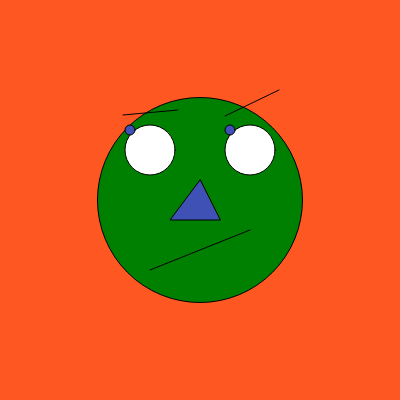
Frame 1 (no input)
Frame 60 (no input): identical to frame 1, image omitted
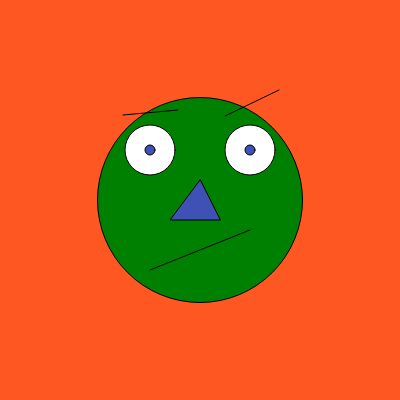
Frame 120 (the mouse pressed at the canvas centre since frame 60)

The p5.js sketch that drew these frames (run headless with seeded random() and noise() and a simulated clock; from frame 60 on, the mouse is pressed at the canvas centre):

// p5.js sketch
// ── sketch.js
function setup() {
  createCanvas(400, 400);
}
let olhoX;
let olhoY;

function draw() {
  background("#FF5722");
  fill("green");
  circle(200, 200, 205); // rosto
  fill("i");
  circle(150, 150, 50); // olho esquerdo
  circle(250, 150, 50); // olho direito
  line(150, 270, 250, 230); // boca
  fill("#3F51B5");
  triangle(200, 180, 170, 220, 220, 220); // nariz
  line(123, 115, 178, 110); // sobrancelha esquerda
  line(225, 116, 279, 90); // sobrancelha direita
  // circle(150,150,10); // pupila esquerda
  //circle(250,150,10); // pupila direita

  olhoX = map(mouseX, 0, 400, 130, 170);
  olhoY = map(mouseY, 0, 400, 130, 170);

  circle(olhoX, olhoY, 10); // nova pupila esquerda
  circle(olhoX + 100, olhoY, 10); //nova pupila direita
  if (mouseIsPressed) {
    console.log(mouseX, mouseY);
  }
}

  
// ── style.css
function setup() {
    createCanvas(400, 400);
  }
  let olhoX;
  let olhoY;
  
  
